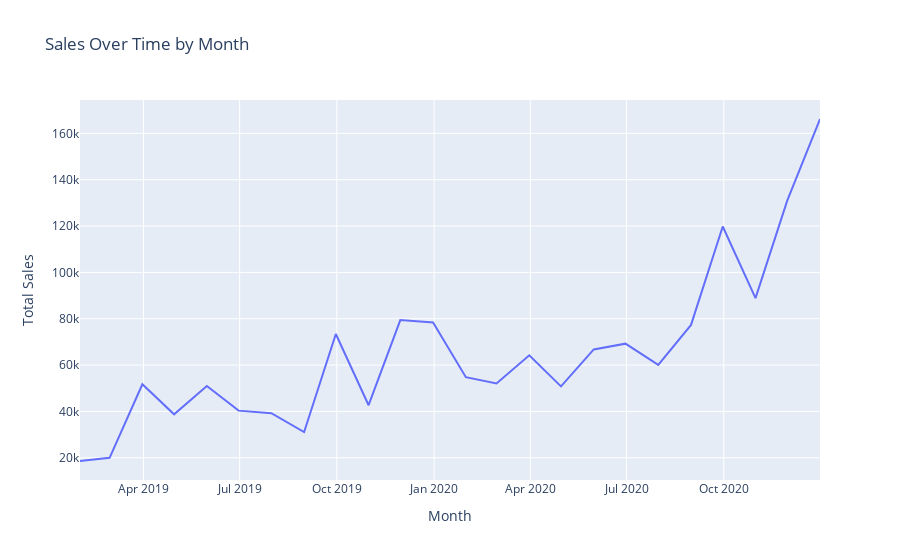

Write notebook code for a chart like this one.
### Code cell
# Convert 'Order Date' to datetime
data['Order Date'] = pd.to_datetime(data['Order Date'], format='%d-%m-%Y')

# Group by month and sum 'Sales'
sales_by_month = data.resample('M', on='Order Date')['Sales'].sum().reset_index()

# Create Plotly trace
trace = go.Scatter(x=sales_by_month['Order Date'], y=sales_by_month['Sales'], mode='lines')

# Create layout
layout = go.Layout(title='Sales Over Time by Month', xaxis=dict(title='Month'), yaxis=dict(title='Total Sales'), hovermode='closest')

# Create figure
fig = go.Figure(data=[trace], layout=layout)

# Show plot
fig.show()

### Figure 1 — Plotly figure (JSON) as saved in the notebook; plotly's stock layout.template omitted (floating-point values rounded to 4 significant figures)
{"data": [{"mode": "lines", "type": "scatter", "x": ["2019-01-31T00:00:00", "2019-02-28T00:00:00", "2019-03-31T00:00:00", "2019-04-30T00:00:00", "2019-05-31T00:00:00", "2019-06-30T00:00:00", "2019-07-31T00:00:00", "2019-08-31T00:00:00", "2019-09-30T00:00:00", "2019-10-31T00:00:00", "2019-11-30T00:00:00", "2019-12-31T00:00:00", "2020-01-31T00:00:00", "2020-02-29T00:00:00", "2020-03-31T00:00:00", "2020-04-30T00:00:00", "2020-05-31T00:00:00", "2020-06-30T00:00:00", "2020-07-31T00:00:00", "2020-08-31T00:00:00", "2020-09-30T00:00:00", "2020-10-31T00:00:00", "2020-11-30T00:00:00", "2020-12-31T00:00:00"], "y": [18620.0, 19980.0, 51720.0, 38750.0, 50990.0, 40340.0, 39260.0, 31120.0, 73410.0, 42690.0, 79410.0, 78400.0, 54760.0, 52070.0, 64230.0, 50810.0, 66750.0, 69240.0, 60080.0, 77340.0, 119800.0, 88900.0, 131000.0, 166200.0]}], "layout": {"hovermode": "closest", "title": {"text": "Sales Over Time by Month"}, "xaxis": {"title": {"text": "Month"}}, "yaxis": {"title": {"text": "Total Sales"}}}}
